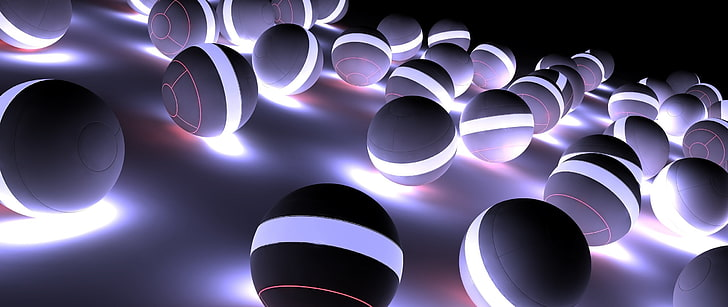
#> input picture img/obj.jpg, 728 x 307 px
$ python salt_paper.py
#> lines starting #> are read from the running program, lines starting #| are printed output that depends on the picture
import cv2
import numpy as np
from skimage.util import random_noise

img = cv2.imread("../img/obj.jpg")
#> img is the input picture: shape (307, 728, 3); mean B, G, R 117.5, 86.9, 92.5

noise_img = random_noise(img, mode='s&p',amount=0.4)
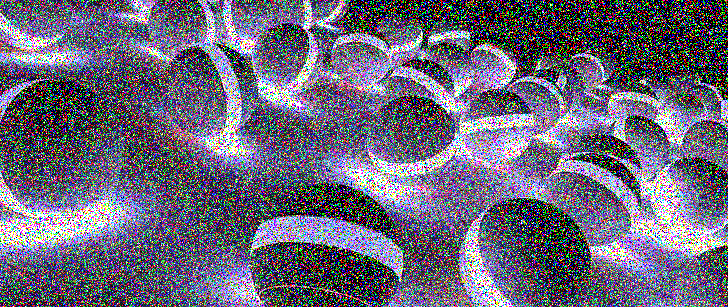
#> noise_img: shape (307, 728, 3) float64; mean B, G, R 0.476, 0.405, 0.419
gnoise_img = np.array(255*noise_img, dtype = 'uint8')


cv2.imshow('blur',noise_img)
cv2.waitKey(0)

$ run again, with img/1.jpg copied over img/obj.jpg
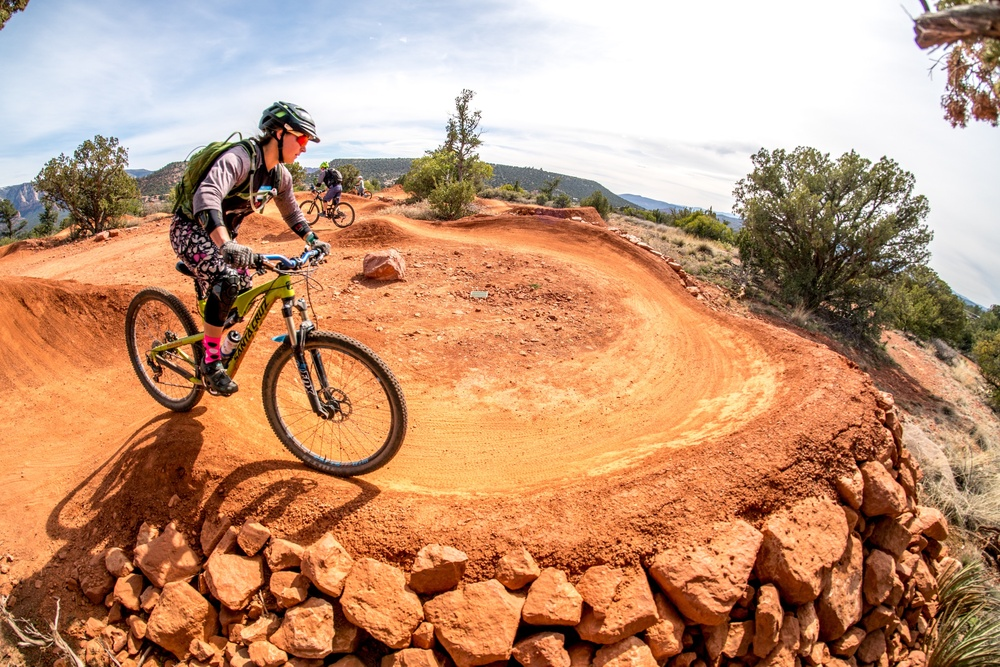
#> input picture img/1.jpg, 1000 x 667 px, shrunk from 3000 x 2000 before the run
#> img is the input picture: shape (667, 1000, 3); mean B, G, R 117.4, 147.3, 192
#> `noise_img = random_noise(img, mode='s&p',amount=0.4)`:
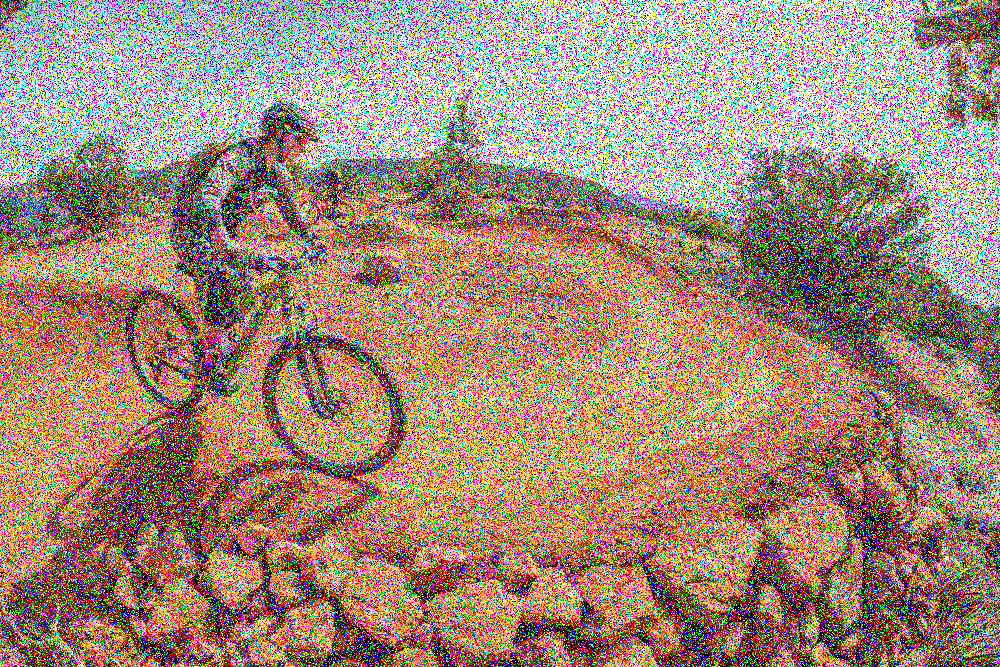
#> noise_img: shape (667, 1000, 3) float64; mean B, G, R 0.476, 0.546, 0.652

$ run again, with img/2.jpg copied over img/obj.jpg
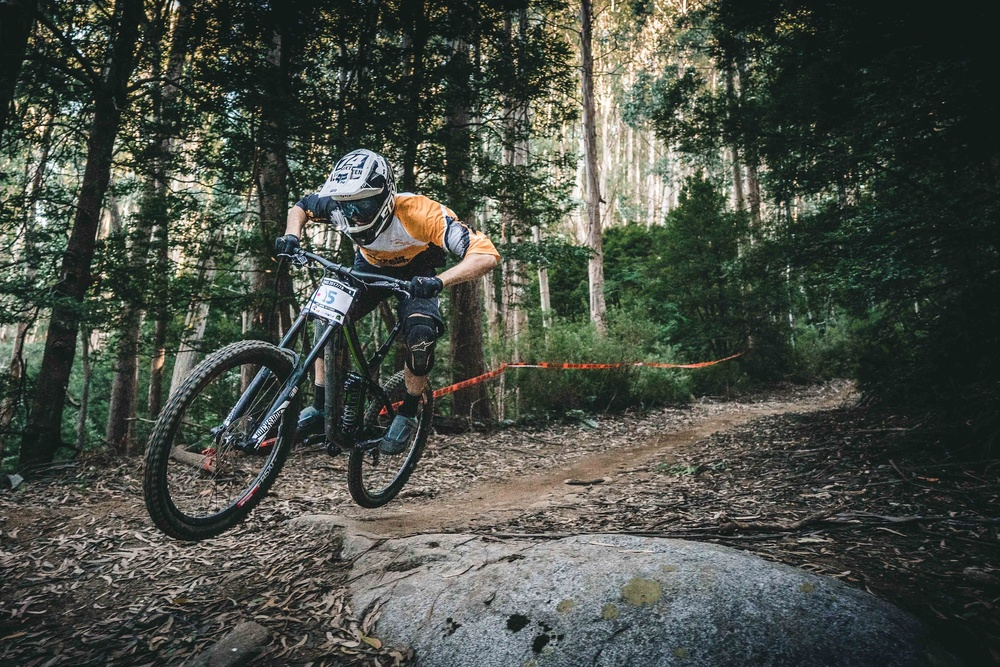
#> input picture img/2.jpg, 1000 x 667 px, shrunk from 3000 x 2001 before the run
#> img is the input picture: shape (667, 1000, 3); mean B, G, R 69.2, 77.4, 72.2
#> `noise_img = random_noise(img, mode='s&p',amount=0.4)`:
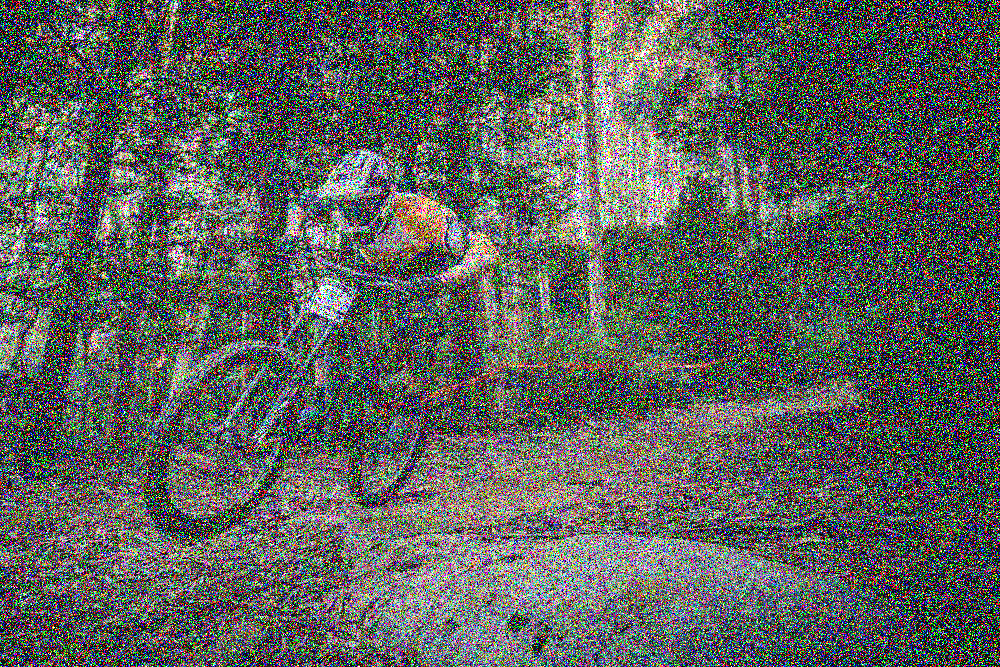
#> noise_img: shape (667, 1000, 3) float64; mean B, G, R 0.364, 0.382, 0.37

$ run again, with img/3.jpg copied over img/obj.jpg
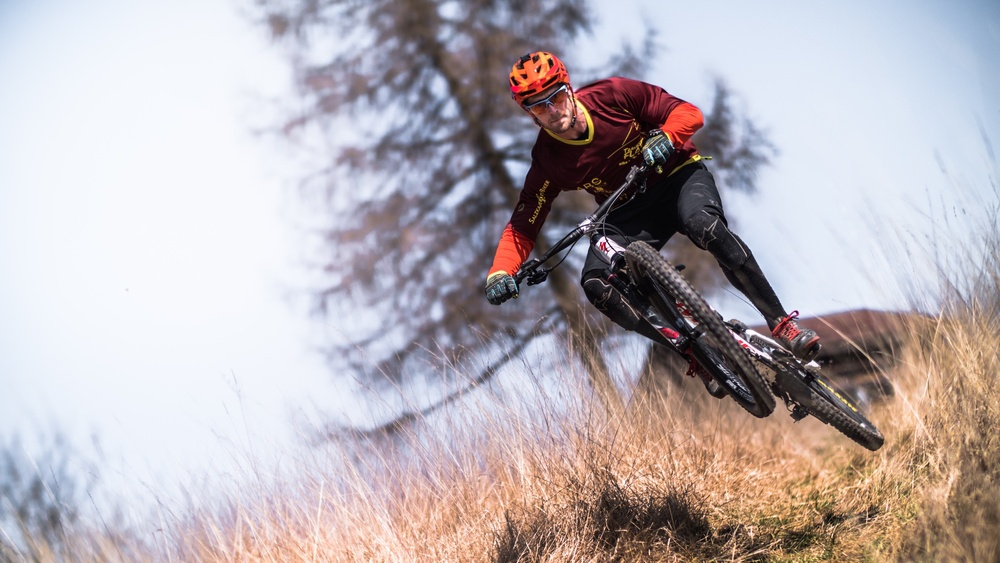
#> input picture img/3.jpg, 1000 x 563 px, shrunk from 3000 x 1688 before the run
#> img is the input picture: shape (563, 1000, 3); mean B, G, R 180.6, 176.7, 185
#> `noise_img = random_noise(img, mode='s&p',amount=0.4)`:
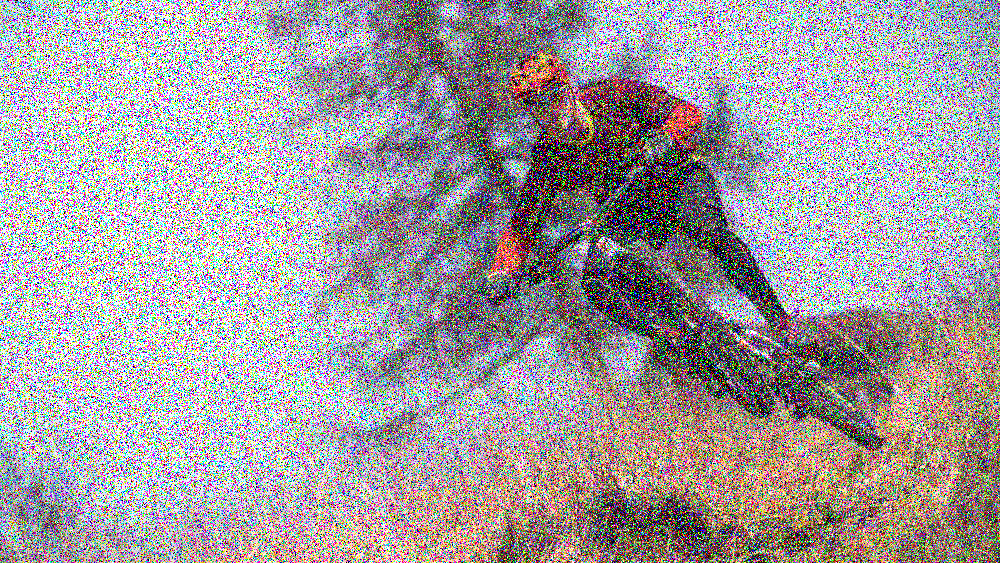
#> noise_img: shape (563, 1000, 3) float64; mean B, G, R 0.625, 0.615, 0.635
